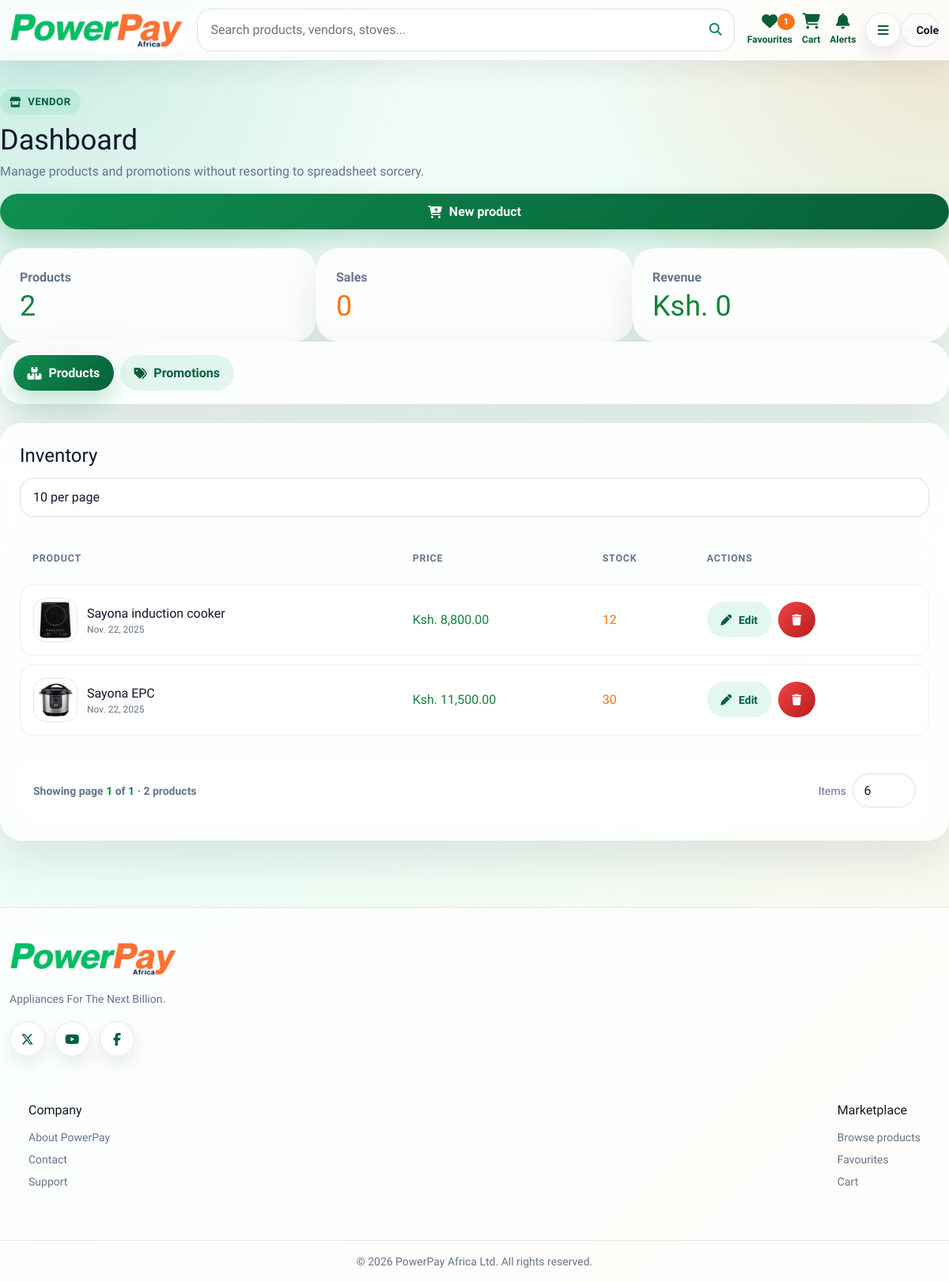
Page /vendor/ (signed in) on the committed database.
### accounts/models.py (models this page shows, shortened)
class User(AbstractUser):
    is_vendor = models.BooleanField(default=False)
    is_vendor_approved = models.BooleanField(default=False)
    is_customer = models.BooleanField(default=True)
    phone = models.CharField(max_length=20, blank=True, null=True)
    require_otp = models.BooleanField(default=False)

### shop/models.py (models this page shows, shortened)
class Product(models.Model):
    vendor = models.ForeignKey(Vendor, on_delete=models.CASCADE, related_name="products")
    name = models.CharField(max_length=200)
    description = models.TextField(blank=True)
    price = models.DecimalField(max_digits=10, decimal_places=2)
    stock = models.IntegerField(default=0)
    image = models.ImageField(upload_to='product_images/', blank=True, null=True)
    created_at = models.DateTimeField(auto_now_add=True)
    max_stock = models.IntegerField(default=100)  # optional: set maximum stock

### shop/views.py (the view)
# urls.py: path('vendor/', views.vendor_dashboard, name='vendor_dashboard'),
@login_required
def vendor_dashboard(request):
    user = request.user
    if not (user.is_vendor and user.is_vendor_approved and hasattr(user, "vendor") and not user.vendor.is_suspended):
        messages.error(request, "Only approved vendors can access the dashboard.")
        return redirect("index")
    vendor_instance = user.vendor
    products = _base_product_queryset().filter(vendor=vendor_instance)
    promo_codes = PromoCode.objects.filter(vendor=vendor_instance).prefetch_related("products").order_by("-created_at")
    search = request.GET.get("search", "").strip()
    min_price = _safe_decimal(request.GET.get("min_price"))
    max_price = _safe_decimal(request.GET.get("max_price"))
    if search:
        products = products.filter(Q(name__icontains=search) | Q(description__icontains=search))
    if min_price is not None:
        products = products.filter(price__gte=min_price)
    if max_price is not None:
        products = products.filter(price__lte=max_price)
    stats = Sale.objects.filter(product__vendor=vendor_instance).aggregate(total_sales=Count("id"), total_revenue=Sum("total_price"))
    per_page = _safe_per_page(request, allowed=(5, 10, 15), default=10)
    page_obj = Paginator(products, per_page).get_page(request.GET.get("page"))
    return render(
        request,
        "shop/vendor_dashboard.html",
        {
            "products": page_obj,
            "promo_codes": promo_codes,
            "product_count": products.count(),
            "total_sales": stats["total_sales"] or 0,
            "total_revenue": stats["total_revenue"] or 0,
            "is_authenticated": True,
            "per_page": per_page,
            "search": search,
            "min_price": request.GET.get("min_price", ""),
            "max_price": request.GET.get("max_price", ""),
        },
    )

### shop/context_processors.py (called while the page is built)
def unread_notifications_count(request):
    if request.user.is_authenticated:
        return {"unread_notif_count": request.user.notifications.filter(is_read=False).count()}
    return {"unread_notif_count": 0}

def cart_item_count(request):
    if request.user.is_authenticated:
        total = Cart.objects.filter(user=request.user).aggregate(total=Sum("items__quantity"))["total"] or 0
        return {"cart_item_count": total}
    return {"cart_item_count": 0}

def wishlist_count(request):
    if request.user.is_authenticated:
        return {"wishlist_count": Wishlist.objects.filter(user=request.user).count()}
    return {"wishlist_count": 0}

def is_approved_vendor(request):
    user = request.user
    approved = False
    if user.is_authenticated and getattr(user, "is_vendor", False) and getattr(user, "is_vendor_approved", False) and hasattr(user, "vendor"):
        approved = not user.vendor.is_suspended
    return {"is_approved_vendor": approved}

def is_admin(request):
    return {"is_admin": request.user.is_authenticated and request.user.is_staff}

### shop/models.py (called while the page is built)
    def is_valid(self):
        now = timezone.now()
        if not self.is_active:
            return False
        if self.valid_to and now > self.valid_to:
            return False
        if self.usage_limit and self.used_count >= self.usage_limit:
            return False
        return True

### shop/views.py (called while the page is built)
def _safe_decimal(value):
    if value in (None, ""):
        return None
    try:
        return Decimal(str(value))
    except (InvalidOperation, TypeError, ValueError):
        return None

def _safe_int_choice(request, name, allowed, default):
    requested = request.GET.get(name, str(default))
    return int(requested) if requested in {str(item) for item in allowed} else int(default)

def _safe_per_page(request, allowed, default):
    return _safe_int_choice(request, "per_page", allowed, default)

def _base_product_queryset():
    return (
        Product.objects.select_related("vendor", "vendor__user")
        .prefetch_related("gallery", "ratings")
        .annotate(avg_rating=Avg("ratings__rating"), rating_total=Count("ratings"))
        .order_by("-created_at")
    )

### shop/templates/shop/vendor_dashboard.html (shortened to what this page needs)
{% extends "base.html" %}
{% load static %}
{% load humanize %}
{% block content %}
<div class="min-h-screen grid" style="grid-template-rows: auto 1fr auto;">
  {% include 'shop/navbar.html' %}
  <main class="shop-shell shop-section">
    <div class="flex flex-col lg:flex-row lg:items-end lg:justify-between gap-4 mb-6">
      <div>
        <span class="shop-eyebrow"><i class="fa-solid fa-store"></i> Vendor</span>
        <h1 class="text-4xl sm:text-5xl font-black tracking-tight mt-3">Dashboard</h1>
        <p class="shop-muted mt-2">Manage products and promotions without resorting to spreadsheet sorcery.</p>
      </div>
      <a href="{% url 'add_product' %}" class="shop-btn shop-btn-primary"><i class="fa-solid fa-cart-plus"></i> New product</a>
    </div>
    <div class="grid md:grid-cols-3 gap-5 mb-7">
      <div class="shop-card p-6"><p class="shop-muted font-bold">Products</p><p class="text-4xl font-black text-green-700 mt-1">{{ product_count }}</p></div>
      <div class="shop-card p-6"><p class="shop-muted font-bold">Sales</p><p class="text-4xl font-black text-orange-500 mt-1">{{ total_sales }}</p></div>
      <div class="shop-card p-6"><p class="shop-muted font-bold">Revenue</p><p class="text-4xl font-black text-green-700 mt-1">Ksh. {{ total_revenue|intcomma }}</p></div>
    </div>
    <div class="shop-card p-3 sm:p-4 mb-6">
      <div class="flex gap-2 flex-wrap">
        <button class="tab tab-active shop-btn shop-btn-primary" data-tab="products"><i class="fa-solid fa-boxes-stacked"></i> Products</button>
        <button class="tab shop-btn shop-btn-soft" data-tab="promotions"><i class="fa-solid fa-tags"></i> Promotions</button>
      </div>
    </div>
    <section id="tab-products" class="tab-pane">
      <div class="shop-card p-4 sm:p-6">
        <div class="flex flex-col sm:flex-row sm:items-center sm:justify-between gap-3 mb-5">
          <h2 class="text-2xl font-black">Inventory</h2>
          <form method="get" class="flex gap-2 items-center">
            <select name="per_page" onchange="this.form.submit()" class="shop-select min-w-32">
              <option value="10" {% if per_page == 10 %}selected{% endif %}>10 per page</option>
            </select>
          </form>
        </div>
        <div class="overflow-x-auto">
          <table class="shop-table">
            <thead><tr><th>Product</th><th>Price</th><th>Stock</th><th>Actions</th></tr></thead>
            <tbody>
              {% for product in products %}
                <tr>
                  <td>
                    <div class="flex items-center gap-3">
                      {% if product.image %}<img src="{{ product.image.url }}" class="w-14 h-14 object-contain rounded-2xl bg-slate-50 border border-slate-100 p-1" alt="{{ product.name }}">{% else %}<span class="w-14 h-14 rounded-2xl bg-green-50 grid place-items-center text-green-700"><i class="fa-solid fa-box"></i></span>{% endif %}
                      <div><p class="font-black">{{ product.name }}</p><p class="shop-muted text-xs">{{ product.created_at|naturalday }}</p></div>
                    </div>
                  </td>
                  <td class="font-black text-green-700">Ksh. {{ product.price|intcomma }}</td>
                  <td><span class="font-black {% if product.stock < 5 %}text-red-600{% else %}text-orange-500{% endif %}">{{ product.stock }}</span></td>
                  <td>
                    <div class="flex gap-2">
                      <a href="{% url 'edit_product' product.id %}" class="shop-btn shop-btn-soft min-h-0 py-2 text-sm"><i class="fa-solid fa-pen"></i> Edit</a>
                      <button type="button" onclick="openDeleteModal('{{ product.id }}', '{{ product.name|escapejs }}')" class="shop-btn shop-btn-danger min-h-0 py-2 text-sm"><i class="fa-solid fa-trash"></i></button>
                    </div>
                  </td>
                </tr>
              {% empty %}
                <tr><td colspan="4"><div class="shop-empty"><p>No products yet.</p></div></td></tr>
              {% endfor %}
            </tbody>
          </table>
        </div>
        {% include "shop/pagination.html" %}
      </div>
    </section>
  </main>
  {% include 'footer.html' %}
</div>
{% endblock %}

### shop/templates/shop/avatar.html (shortened to what this page needs)
<div id="navbarAvatarDropdown" class="relative flex items-center">
  <button id="mobileMenuBtn" type="button" class="shop-icon-btn md:hidden" aria-label="Open menu">
    <i class="fa-solid fa-bars"></i>
  </button>
  <button id="navbarAvatarBtn" type="button" class="hidden md:flex items-center gap-2 rounded-full bg-white/80 border border-slate-200 pl-2 pr-3 py-2 shadow-sm hover:shadow-md transition" aria-label="Open account menu">
    <span class="w-9 h-9 rounded-full bg-gradient-to-br from-green-700 to-orange-500 text-white grid place-items-center font-black">
    </span>
    <span class="font-bold text-sm text-slate-700 max-w-28 truncate">{{ request.user.username }}</span>
  </button>
</div>

### static/css/modern-shop.css (style rules this page uses)
:root { --pp-green: #0f8f4f; --pp-green-dark: #075f38; --pp-lime: #a7f3d0; --pp-orange: #f97316; --pp-amber: #f59e0b; --pp-ink: #0f172a; --pp-muted: #64748b; --pp-line: rgba(15, 23, 42, .10); --pp-card: rgba(255, 255, 255, .86); --pp-shadow: 0 22px 55px rgba(15, 23, 42, .11); --pp-radius: 28px; }
* { box-sizing: border-box; }
html { scroll-behavior: smooth; }
body.shop-body { min-height: 100vh; color: var(--pp-ink); background: radial-gradient(circle at top left, rgba(16, 185, 129, .22), transparent 34rem), radial-gradient(circle at top right, rgba(249, 115, 22, .18), transparent 30rem), linear-gradient(135deg, #f8fafc 0%, #ecfdf5 48%, #fff7ed 100%); background-attachment: fixed; }
img { max-width: 100%; }
a { text-decoration: none; }
.shop-shell { width: 100%; max-width: none; margin-inline: auto; padding-inline: clamp(.5rem, 1vw, 1rem); }
.shop-section { padding: clamp(1.25rem, 3vw, 2.5rem) 0; }
.shop-card, .modern-card { background: var(--pp-card); border: 1px solid rgba(255,255,255,.7); border-radius: var(--pp-radius); box-shadow: var(--pp-shadow); backdrop-filter: blur(18px); }
.shop-eyebrow { display: inline-flex; align-items: center; gap: .5rem; padding: .4rem .75rem; border-radius: 999px; background: rgba(16, 185, 129, .11); color: var(--pp-green-dark); font-weight: 800; font-size: .82rem; letter-spacing: .04em; text-transform: uppercase; }
.shop-btn, .btn-shop { display: inline-flex; align-items: center; justify-content: center; gap: .55rem; min-height: 2.8rem; padding: .78rem 1.1rem; border: 0; border-radius: 999px; font-weight: 900; line-height: 1; cursor: pointer; transition: transform .18s ease, box-shadow .18s ease, opacity .18s ease, background .18s ease; }
.shop-btn-primary, .btn-shop-primary { color: white; background: linear-gradient(135deg, var(--pp-green), var(--pp-green-dark)); box-shadow: 0 14px 30px rgba(15, 143, 79, .25); }
.shop-btn-soft { color: var(--pp-green-dark); background: rgba(16,185,129,.12); }
.shop-btn-danger { color: white; background: linear-gradient(135deg, #ef4444, #b91c1c); }
.shop-icon-btn { display: inline-flex; align-items: center; justify-content: center; width: 2.8rem; height: 2.8rem; border-radius: 999px; background: rgba(255,255,255,.88); border: 1px solid var(--pp-line); color: var(--pp-green-dark); box-shadow: 0 10px 22px rgba(15,23,42,.08); transition: transform .18s ease, color .18s ease; }
.shop-search input, .shop-input, .shop-select, .modern-form input:not([type='checkbox']):not([type='radio']):not([type='file']), .modern-form select, .modern-form textarea { width: 100%; border: 1px solid rgba(15,23,42,.13); border-radius: 18px; background: rgba(255,255,255,.9); color: var(--pp-ink); outline: none; box-shadow: inset 0 1px 0 rgba(255,255,255,.85); transition: border-color .18s ease, box-shadow .18s ease, transform .18s ease; }
.shop-input, .shop-select, .modern-form input:not([type='checkbox']):not([type='radio']):not([type='file']), .modern-form select { min-height: 48px; padding: .75rem 1rem; }
.shop-muted { color: var(--pp-muted); }
.shop-table { width: 100%; border-collapse: separate; border-spacing: 0 .7rem; }
.shop-table th { color: var(--pp-muted); font-size: .78rem; text-transform: uppercase; letter-spacing: .06em; text-align: left; padding: .75rem 1rem; }
.shop-table td { background: rgba(255,255,255,.82); padding: 1rem; border-block: 1px solid rgba(15,23,42,.07); }
.shop-table td:first-child { border-left: 1px solid rgba(15,23,42,.07); border-radius: 18px 0 0 18px; }
.shop-table td:last-child { border-right: 1px solid rgba(15,23,42,.07); border-radius: 0 18px 18px 0; }

### templates/base.html (style rules this page uses)
body { font-family: "Saira", system-ui, -apple-system, BlinkMacSystemFont, "Segoe UI", sans-serif; }

### rows in the picture
User: user.username "Cole"
Product: image (picture), name "Sayona induction cooker", created_at "Nov. 22, 2025", price "8,800.00", stock "12"
Product: image (picture), name "Sayona EPC", created_at "Nov. 22, 2025", price "11,500.00", stock "30"

### other values in the picture
{{ wishlist_count }} "1"
{{ product_count }} "2"
{{ total_sales }} "0"
{{ total_revenue|intcomma }} "0"
{{ products.number }} "1"
{{ products.paginator.num_pages }} "1"
{{ products.paginator.count }} "2"
